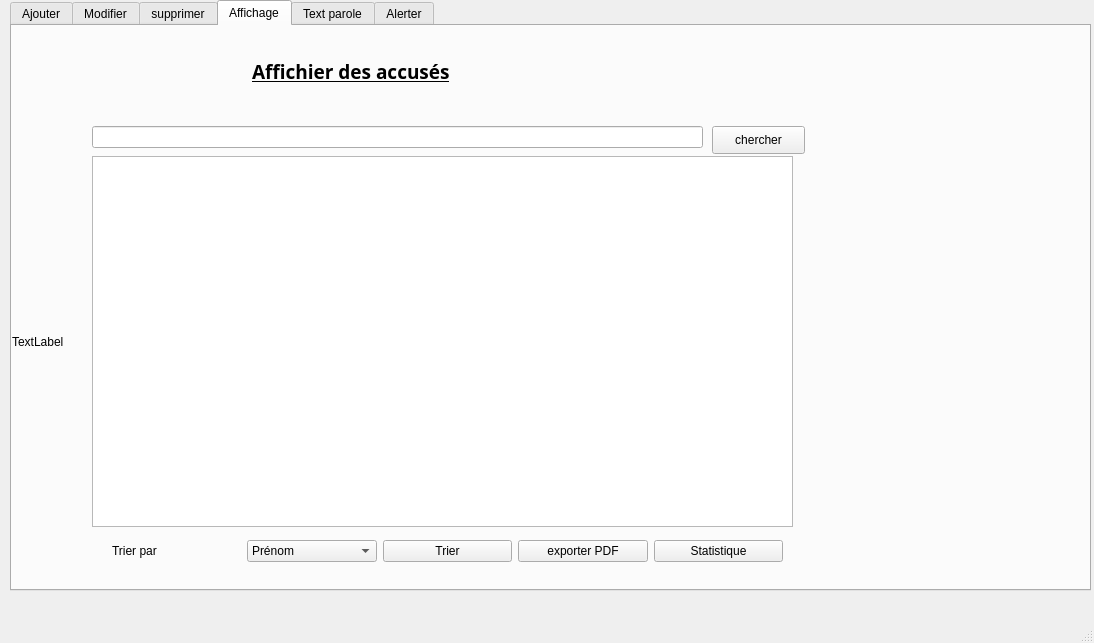
<?xml version="1.0" encoding="UTF-8"?>
<ui version="4.0">
 <class>MainWindow</class>
 <widget class="QMainWindow" name="MainWindow">
  <property name="geometry">
   <rect>
    <x>0</x>
    <y>0</y>
    <width>1094</width>
    <height>643</height>
   </rect>
  </property>
  <property name="windowTitle">
   <string>MainWindow</string>
  </property>
  <widget class="QWidget" name="centralwidget">
   <widget class="QTabWidget" name="Affichage">
    <property name="geometry">
     <rect>
      <x>10</x>
      <y>0</y>
      <width>1081</width>
      <height>591</height>
     </rect>
    </property>
    <property name="styleSheet">
     <string notr="true"/>
    </property>
    <property name="currentIndex">
     <number>3</number>
    </property>
    <property name="movable">
     <bool>true</bool>
    </property>
    <widget class="QWidget" name="Ajouter">
     <attribute name="title">
      <string>Ajouter</string>
     </attribute>
     <widget class="QGroupBox" name="groupBox">
      <property name="geometry">
       <rect>
        <x>230</x>
        <y>100</y>
        <width>511</width>
        <height>351</height>
       </rect>
      </property>
      <property name="font">
       <font>
        <weight>75</weight>
        <bold>true</bold>
       </font>
      </property>
      <property name="styleSheet">
       <string notr="true">color: rgb(15, 15, 15);</string>
      </property>
      <property name="title">
       <string>Ajouter un accusé</string>
      </property>
      <widget class="QLabel" name="label_id">
       <property name="geometry">
        <rect>
         <x>40</x>
         <y>50</y>
         <width>91</width>
         <height>31</height>
        </rect>
       </property>
       <property name="font">
        <font>
         <weight>75</weight>
         <bold>true</bold>
        </font>
       </property>
       <property name="contextMenuPolicy">
        <enum>Qt::ActionsContextMenu</enum>
       </property>
       <property name="styleSheet">
        <string notr="true"/>
       </property>
       <property name="text">
        <string>ID</string>
       </property>
      </widget>
      <widget class="QLabel" name="label_nom">
       <property name="geometry">
        <rect>
         <x>40</x>
         <y>100</y>
         <width>91</width>
         <height>31</height>
        </rect>
       </property>
       <property name="font">
        <font>
         <weight>75</weight>
         <bold>true</bold>
        </font>
       </property>
       <property name="styleSheet">
        <string notr="true"/>
       </property>
       <property name="text">
        <string>NOM</string>
       </property>
      </widget>
      <widget class="QLabel" name="label_prenom">
       <property name="geometry">
        <rect>
         <x>40</x>
         <y>150</y>
         <width>91</width>
         <height>31</height>
        </rect>
       </property>
       <property name="font">
        <font>
         <weight>75</weight>
         <bold>true</bold>
        </font>
       </property>
       <property name="styleSheet">
        <string notr="true"/>
       </property>
       <property name="text">
        <string>PRENOM</string>
       </property>
      </widget>
      <widget class="QLabel" name="label_affaire">
       <property name="geometry">
        <rect>
         <x>40</x>
         <y>200</y>
         <width>131</width>
         <height>31</height>
        </rect>
       </property>
       <property name="font">
        <font>
         <weight>75</weight>
         <bold>true</bold>
        </font>
       </property>
       <property name="styleSheet">
        <string notr="true"/>
       </property>
       <property name="text">
        <string>ID affaires juridiques</string>
       </property>
      </widget>
      <widget class="QLabel" name="label_etat">
       <property name="geometry">
        <rect>
         <x>40</x>
         <y>250</y>
         <width>91</width>
         <height>31</height>
        </rect>
       </property>
       <property name="font">
        <font>
         <weight>75</weight>
         <bold>true</bold>
        </font>
       </property>
       <property name="styleSheet">
        <string notr="true"/>
       </property>
       <property name="text">
        <string>ETAT</string>
       </property>
      </widget>
      <widget class="QPushButton" name="pushButton_ajouter">
       <property name="geometry">
        <rect>
         <x>380</x>
         <y>300</y>
         <width>93</width>
         <height>28</height>
        </rect>
       </property>
       <property name="styleSheet">
        <string notr="true">color: rgb(0, 0, 0);</string>
       </property>
       <property name="text">
        <string>ajouter</string>
       </property>
      </widget>
      <widget class="QLineEdit" name="lineEdit_id_ajou">
       <property name="geometry">
        <rect>
         <x>200</x>
         <y>50</y>
         <width>141</width>
         <height>31</height>
        </rect>
       </property>
       <property name="styleSheet">
        <string notr="true">color: rgb(0, 0, 0);</string>
       </property>
      </widget>
      <widget class="QLineEdit" name="lineEdit_nom_aj">
       <property name="geometry">
        <rect>
         <x>200</x>
         <y>100</y>
         <width>141</width>
         <height>31</height>
        </rect>
       </property>
       <property name="styleSheet">
        <string notr="true">color: rgb(52, 52, 52);</string>
       </property>
      </widget>
      <widget class="QLineEdit" name="lineEdit_pren_aj">
       <property name="geometry">
        <rect>
         <x>200</x>
         <y>150</y>
         <width>141</width>
         <height>31</height>
        </rect>
       </property>
       <property name="styleSheet">
        <string notr="true">color: rgb(16, 16, 16);</string>
       </property>
      </widget>
      <widget class="QComboBox" name="comboBox_aj">
       <property name="geometry">
        <rect>
         <x>200</x>
         <y>260</y>
         <width>141</width>
         <height>22</height>
        </rect>
       </property>
       <property name="styleSheet">
        <string notr="true">color: rgb(25, 25, 25);</string>
       </property>
       <item>
        <property name="text">
         <string>liberer</string>
        </property>
       </item>
       <item>
        <property name="text">
         <string>prisonier</string>
        </property>
       </item>
      </widget>
      <widget class="QComboBox" name="comboBox_affaire">
       <property name="geometry">
        <rect>
         <x>200</x>
         <y>210</y>
         <width>141</width>
         <height>22</height>
        </rect>
       </property>
      </widget>
     </widget>
     <widget class="QLabel" name="label_7">
      <property name="geometry">
       <rect>
        <x>390</x>
        <y>50</y>
        <width>261</width>
        <height>31</height>
       </rect>
      </property>
      <property name="font">
       <font>
        <family>Roman</family>
        <pointsize>14</pointsize>
        <weight>75</weight>
        <italic>false</italic>
        <bold>true</bold>
        <underline>true</underline>
        <strikeout>false</strikeout>
       </font>
      </property>
      <property name="tabletTracking">
       <bool>false</bool>
      </property>
      <property name="styleSheet">
       <string notr="true">color: rgb(15, 15, 15);</string>
      </property>
      <property name="text">
       <string>Ajouter des accusés</string>
      </property>
     </widget>
     <widget class="QLabel" name="label_id_photo">
      <property name="geometry">
       <rect>
        <x>80</x>
        <y>300</y>
        <width>91</width>
        <height>31</height>
       </rect>
      </property>
      <property name="font">
       <font>
        <weight>75</weight>
        <bold>true</bold>
       </font>
      </property>
      <property name="text">
       <string/>
      </property>
     </widget>
     <widget class="QLabel" name="label_logo">
      <property name="geometry">
       <rect>
        <x>10</x>
        <y>0</y>
        <width>1051</width>
        <height>561</height>
       </rect>
      </property>
      <property name="text">
       <string>TextLabel</string>
      </property>
     </widget>
     <zorder>label_logo</zorder>
     <zorder>label_7</zorder>
     <zorder>label_id_photo</zorder>
     <zorder>groupBox</zorder>
    </widget>
    <widget class="QWidget" name="modifier_2">
     <attribute name="title">
      <string>Modifier</string>
     </attribute>
     <widget class="QLabel" name="label_10">
      <property name="geometry">
       <rect>
        <x>430</x>
        <y>60</y>
        <width>261</width>
        <height>31</height>
       </rect>
      </property>
      <property name="font">
       <font>
        <family>Roman</family>
        <pointsize>14</pointsize>
        <weight>75</weight>
        <italic>false</italic>
        <bold>true</bold>
        <underline>true</underline>
       </font>
      </property>
      <property name="text">
       <string>&lt;html&gt;&lt;head/&gt;&lt;body&gt;&lt;p&gt;&lt;span style=&quot; color:#0f0f0f;&quot;&gt;Modifier des accusés:&lt;/span&gt;&lt;/p&gt;&lt;/body&gt;&lt;/html&gt;</string>
      </property>
     </widget>
     <widget class="QGroupBox" name="groupBox_3">
      <property name="geometry">
       <rect>
        <x>300</x>
        <y>90</y>
        <width>511</width>
        <height>351</height>
       </rect>
      </property>
      <property name="title">
       <string>Modifier un accusé</string>
      </property>
      <widget class="QLabel" name="label_id_3">
       <property name="geometry">
        <rect>
         <x>40</x>
         <y>50</y>
         <width>91</width>
         <height>31</height>
        </rect>
       </property>
       <property name="font">
        <font>
         <weight>75</weight>
         <bold>true</bold>
        </font>
       </property>
       <property name="styleSheet">
        <string notr="true"/>
       </property>
       <property name="text">
        <string>ID</string>
       </property>
      </widget>
      <widget class="QLabel" name="label_nom_2">
       <property name="geometry">
        <rect>
         <x>40</x>
         <y>100</y>
         <width>91</width>
         <height>31</height>
        </rect>
       </property>
       <property name="font">
        <font>
         <weight>75</weight>
         <bold>true</bold>
        </font>
       </property>
       <property name="styleSheet">
        <string notr="true"/>
       </property>
       <property name="text">
        <string>&lt;html&gt;&lt;head/&gt;&lt;body&gt;&lt;p&gt;NOM&lt;/p&gt;&lt;p&gt;&lt;br/&gt;&lt;/p&gt;&lt;/body&gt;&lt;/html&gt;</string>
       </property>
      </widget>
      <widget class="QLabel" name="label_prenom_2">
       <property name="geometry">
        <rect>
         <x>40</x>
         <y>150</y>
         <width>91</width>
         <height>31</height>
        </rect>
       </property>
       <property name="font">
        <font>
         <weight>75</weight>
         <bold>true</bold>
        </font>
       </property>
       <property name="styleSheet">
        <string notr="true"/>
       </property>
       <property name="text">
        <string>&lt;html&gt;&lt;head/&gt;&lt;body&gt;&lt;p&gt;PRENOM&lt;/p&gt;&lt;p&gt;&lt;br/&gt;&lt;/p&gt;&lt;/body&gt;&lt;/html&gt;</string>
       </property>
      </widget>
      <widget class="QLabel" name="label_affaire_2">
       <property name="geometry">
        <rect>
         <x>40</x>
         <y>200</y>
         <width>131</width>
         <height>31</height>
        </rect>
       </property>
       <property name="font">
        <font>
         <weight>75</weight>
         <bold>true</bold>
        </font>
       </property>
       <property name="styleSheet">
        <string notr="true"/>
       </property>
       <property name="text">
        <string>&lt;html&gt;&lt;head/&gt;&lt;body&gt;&lt;p&gt;ID affaires juridiques&lt;/p&gt;&lt;/body&gt;&lt;/html&gt;</string>
       </property>
      </widget>
      <widget class="QLabel" name="label_etat_2">
       <property name="geometry">
        <rect>
         <x>40</x>
         <y>250</y>
         <width>91</width>
         <height>31</height>
        </rect>
       </property>
       <property name="font">
        <font>
         <weight>75</weight>
         <bold>true</bold>
        </font>
       </property>
       <property name="styleSheet">
        <string notr="true"/>
       </property>
       <property name="text">
        <string>&lt;html&gt;&lt;head/&gt;&lt;body&gt;&lt;p&gt;ETAT&lt;/p&gt;&lt;/body&gt;&lt;/html&gt;</string>
       </property>
      </widget>
      <widget class="QPushButton" name="pushButton_ajouter_2">
       <property name="geometry">
        <rect>
         <x>380</x>
         <y>300</y>
         <width>93</width>
         <height>28</height>
        </rect>
       </property>
       <property name="text">
        <string>Modifier</string>
       </property>
      </widget>
      <widget class="QLineEdit" name="lineEdit_id_ajou_2">
       <property name="geometry">
        <rect>
         <x>200</x>
         <y>50</y>
         <width>141</width>
         <height>31</height>
        </rect>
       </property>
      </widget>
      <widget class="QLineEdit" name="lineEdit_nom_aj_2">
       <property name="geometry">
        <rect>
         <x>200</x>
         <y>100</y>
         <width>141</width>
         <height>31</height>
        </rect>
       </property>
      </widget>
      <widget class="QLineEdit" name="lineEdit_pren_aj_2">
       <property name="geometry">
        <rect>
         <x>200</x>
         <y>150</y>
         <width>141</width>
         <height>31</height>
        </rect>
       </property>
      </widget>
      <widget class="QComboBox" name="comboBox_mod">
       <property name="geometry">
        <rect>
         <x>200</x>
         <y>260</y>
         <width>141</width>
         <height>22</height>
        </rect>
       </property>
       <item>
        <property name="text">
         <string>liberer</string>
        </property>
       </item>
       <item>
        <property name="text">
         <string>prisonier</string>
        </property>
       </item>
      </widget>
      <widget class="QLineEdit" name="lineEdit_aff_ajou_2">
       <property name="geometry">
        <rect>
         <x>200</x>
         <y>210</y>
         <width>141</width>
         <height>31</height>
        </rect>
       </property>
      </widget>
     </widget>
     <widget class="QLabel" name="label_logo_2">
      <property name="geometry">
       <rect>
        <x>-50</x>
        <y>-30</y>
        <width>1261</width>
        <height>661</height>
       </rect>
      </property>
      <property name="text">
       <string>TextLabel</string>
      </property>
     </widget>
     <zorder>label_logo_2</zorder>
     <zorder>groupBox_3</zorder>
     <zorder>label_10</zorder>
    </widget>
    <widget class="QWidget" name="modifier">
     <attribute name="title">
      <string>supprimer</string>
     </attribute>
     <widget class="QGroupBox" name="groupBox_2">
      <property name="geometry">
       <rect>
        <x>230</x>
        <y>90</y>
        <width>571</width>
        <height>271</height>
       </rect>
      </property>
      <property name="font">
       <font>
        <family>Rockwell Condensed</family>
        <pointsize>11</pointsize>
        <weight>50</weight>
        <bold>false</bold>
       </font>
      </property>
      <property name="styleSheet">
       <string notr="true"/>
      </property>
      <property name="title">
       <string>supprimer un acusee</string>
      </property>
      <widget class="QLabel" name="label_id_2">
       <property name="geometry">
        <rect>
         <x>50</x>
         <y>110</y>
         <width>141</width>
         <height>41</height>
        </rect>
       </property>
       <property name="font">
        <font>
         <family>Segoe UI Black</family>
         <pointsize>8</pointsize>
         <weight>75</weight>
         <bold>true</bold>
        </font>
       </property>
       <property name="text">
        <string>ID</string>
       </property>
      </widget>
      <widget class="QLineEdit" name="lineEdit_id_ajou_supp">
       <property name="geometry">
        <rect>
         <x>200</x>
         <y>110</y>
         <width>141</width>
         <height>31</height>
        </rect>
       </property>
      </widget>
      <widget class="QPushButton" name="pushButton_supp">
       <property name="geometry">
        <rect>
         <x>380</x>
         <y>190</y>
         <width>111</width>
         <height>28</height>
        </rect>
       </property>
       <property name="font">
        <font>
         <family>Sitka Small</family>
         <pointsize>11</pointsize>
         <weight>50</weight>
         <bold>false</bold>
        </font>
       </property>
       <property name="text">
        <string>supprimer</string>
       </property>
      </widget>
     </widget>
     <widget class="QLabel" name="label_8">
      <property name="geometry">
       <rect>
        <x>360</x>
        <y>40</y>
        <width>261</width>
        <height>31</height>
       </rect>
      </property>
      <property name="font">
       <font>
        <family>Roman</family>
        <pointsize>14</pointsize>
        <weight>75</weight>
        <italic>false</italic>
        <bold>true</bold>
        <underline>true</underline>
       </font>
      </property>
      <property name="text">
       <string>Supprimer des accusés</string>
      </property>
     </widget>
     <widget class="QLabel" name="label_logo_3">
      <property name="geometry">
       <rect>
        <x>0</x>
        <y>0</y>
        <width>1171</width>
        <height>581</height>
       </rect>
      </property>
      <property name="text">
       <string>TextLabel</string>
      </property>
     </widget>
     <zorder>label_logo_3</zorder>
     <zorder>groupBox_2</zorder>
     <zorder>label_8</zorder>
    </widget>
    <widget class="QWidget" name="affichage">
     <attribute name="title">
      <string>Affichage</string>
     </attribute>
     <widget class="QLabel" name="label_9">
      <property name="geometry">
       <rect>
        <x>240</x>
        <y>30</y>
        <width>261</width>
        <height>31</height>
       </rect>
      </property>
      <property name="font">
       <font>
        <family>Roman</family>
        <pointsize>14</pointsize>
        <weight>75</weight>
        <italic>false</italic>
        <bold>true</bold>
        <underline>true</underline>
       </font>
      </property>
      <property name="text">
       <string>Affichier des accusés</string>
      </property>
     </widget>
     <widget class="QTableView" name="tableView_aff">
      <property name="geometry">
       <rect>
        <x>80</x>
        <y>130</y>
        <width>701</width>
        <height>371</height>
       </rect>
      </property>
      <property name="autoFillBackground">
       <bool>false</bool>
      </property>
      <property name="sortingEnabled">
       <bool>true</bool>
      </property>
     </widget>
     <widget class="QLabel" name="label_logo_4">
      <property name="geometry">
       <rect>
        <x>0</x>
        <y>-30</y>
        <width>1331</width>
        <height>691</height>
       </rect>
      </property>
      <property name="text">
       <string>TextLabel</string>
      </property>
     </widget>
     <widget class="QWidget" name="layoutWidget">
      <property name="geometry">
       <rect>
        <x>100</x>
        <y>510</y>
        <width>671</width>
        <height>30</height>
       </rect>
      </property>
      <layout class="QHBoxLayout" name="horizontalLayout_2">
       <item>
        <widget class="QLabel" name="label_id_4">
         <property name="text">
          <string>Trier par</string>
         </property>
        </widget>
       </item>
       <item>
        <widget class="QComboBox" name="comboBox">
         <item>
          <property name="text">
           <string>Prénom</string>
          </property>
         </item>
         <item>
          <property name="text">
           <string>Nom</string>
          </property>
         </item>
         <item>
          <property name="text">
           <string>ID</string>
          </property>
         </item>
        </widget>
       </item>
       <item>
        <widget class="QPushButton" name="pushButton_trier">
         <property name="text">
          <string>Trier</string>
         </property>
        </widget>
       </item>
       <item>
        <widget class="QPushButton" name="pushButton_pdf">
         <property name="text">
          <string>exporter PDF</string>
         </property>
        </widget>
       </item>
       <item>
        <widget class="QPushButton" name="pushButton_2">
         <property name="text">
          <string>Statistique</string>
         </property>
        </widget>
       </item>
      </layout>
     </widget>
     <widget class="QPushButton" name="pushButton">
      <property name="geometry">
       <rect>
        <x>700</x>
        <y>100</y>
        <width>93</width>
        <height>28</height>
       </rect>
      </property>
      <property name="text">
       <string>chercher</string>
      </property>
     </widget>
     <widget class="QLineEdit" name="lineEdit_cher">
      <property name="geometry">
       <rect>
        <x>80</x>
        <y>100</y>
        <width>611</width>
        <height>22</height>
       </rect>
      </property>
     </widget>
     <zorder>label_logo_4</zorder>
     <zorder>label_9</zorder>
     <zorder>tableView_aff</zorder>
     <zorder>layoutWidget</zorder>
     <zorder>pushButton</zorder>
     <zorder>lineEdit_cher</zorder>
    </widget>
    <widget class="QWidget" name="tab">
     <attribute name="title">
      <string>Text parole</string>
     </attribute>
     <widget class="QGroupBox" name="groupBox_4">
      <property name="geometry">
       <rect>
        <x>50</x>
        <y>40</y>
        <width>821</width>
        <height>501</height>
       </rect>
      </property>
      <property name="title">
       <string>Texteparole</string>
      </property>
      <widget class="QPlainTextEdit" name="plainTextEdit">
       <property name="geometry">
        <rect>
         <x>20</x>
         <y>20</y>
         <width>691</width>
         <height>192</height>
        </rect>
       </property>
       <property name="sizePolicy">
        <sizepolicy hsizetype="Expanding" vsizetype="Expanding">
         <horstretch>0</horstretch>
         <verstretch>0</verstretch>
        </sizepolicy>
       </property>
       <property name="plainText">
        <string>hello smart court
</string>
       </property>
      </widget>
      <widget class="QWidget" name="layoutWidget">
       <property name="geometry">
        <rect>
         <x>20</x>
         <y>210</y>
         <width>691</width>
         <height>186</height>
        </rect>
       </property>
       <layout class="QGridLayout" name="gridLayout">
        <item row="3" column="2">
         <widget class="QSlider" name="pitch">
          <property name="minimum">
           <number>-10</number>
          </property>
          <property name="maximum">
           <number>10</number>
          </property>
          <property name="singleStep">
           <number>1</number>
          </property>
          <property name="orientation">
           <enum>Qt::Horizontal</enum>
          </property>
         </widget>
        </item>
        <item row="4" column="0">
         <widget class="QLabel" name="label_11">
          <property name="sizePolicy">
           <sizepolicy hsizetype="Minimum" vsizetype="Preferred">
            <horstretch>0</horstretch>
            <verstretch>0</verstretch>
           </sizepolicy>
          </property>
          <property name="text">
           <string>Engine</string>
          </property>
          <property name="alignment">
           <set>Qt::AlignRight|Qt::AlignTrailing|Qt::AlignVCenter</set>
          </property>
         </widget>
        </item>
        <item row="5" column="0">
         <widget class="QLabel" name="label_4">
          <property name="sizePolicy">
           <sizepolicy hsizetype="Minimum" vsizetype="Preferred">
            <horstretch>0</horstretch>
            <verstretch>0</verstretch>
           </sizepolicy>
          </property>
          <property name="text">
           <string>&amp;Language:</string>
          </property>
          <property name="alignment">
           <set>Qt::AlignRight|Qt::AlignTrailing|Qt::AlignVCenter</set>
          </property>
          <property name="buddy">
           <cstring>language</cstring>
          </property>
         </widget>
        </item>
        <item row="5" column="2">
         <widget class="QComboBox" name="language">
          <property name="sizePolicy">
           <sizepolicy hsizetype="Expanding" vsizetype="Fixed">
            <horstretch>0</horstretch>
            <verstretch>0</verstretch>
           </sizepolicy>
          </property>
         </widget>
        </item>
        <item row="6" column="2">
         <widget class="QComboBox" name="voice"/>
        </item>
        <item row="4" column="2">
         <widget class="QComboBox" name="engine">
          <property name="sizePolicy">
           <sizepolicy hsizetype="Expanding" vsizetype="Fixed">
            <horstretch>0</horstretch>
            <verstretch>0</verstretch>
           </sizepolicy>
          </property>
         </widget>
        </item>
        <item row="2" column="0">
         <widget class="QLabel" name="label_5">
          <property name="sizePolicy">
           <sizepolicy hsizetype="Minimum" vsizetype="Preferred">
            <horstretch>0</horstretch>
            <verstretch>0</verstretch>
           </sizepolicy>
          </property>
          <property name="text">
           <string>Rate:</string>
          </property>
          <property name="alignment">
           <set>Qt::AlignRight|Qt::AlignTrailing|Qt::AlignVCenter</set>
          </property>
         </widget>
        </item>
        <item row="6" column="0">
         <widget class="QLabel" name="label_6">
          <property name="text">
           <string>Voice name:</string>
          </property>
          <property name="alignment">
           <set>Qt::AlignRight|Qt::AlignTrailing|Qt::AlignVCenter</set>
          </property>
         </widget>
        </item>
        <item row="1" column="0">
         <widget class="QLabel" name="label_2">
          <property name="sizePolicy">
           <sizepolicy hsizetype="Minimum" vsizetype="Preferred">
            <horstretch>0</horstretch>
            <verstretch>0</verstretch>
           </sizepolicy>
          </property>
          <property name="text">
           <string>Volume:</string>
          </property>
          <property name="alignment">
           <set>Qt::AlignRight|Qt::AlignTrailing|Qt::AlignVCenter</set>
          </property>
         </widget>
        </item>
        <item row="2" column="2">
         <widget class="QSlider" name="rate">
          <property name="minimum">
           <number>-10</number>
          </property>
          <property name="maximum">
           <number>10</number>
          </property>
          <property name="orientation">
           <enum>Qt::Horizontal</enum>
          </property>
         </widget>
        </item>
        <item row="3" column="0">
         <widget class="QLabel" name="label_3">
          <property name="sizePolicy">
           <sizepolicy hsizetype="Minimum" vsizetype="Preferred">
            <horstretch>0</horstretch>
            <verstretch>0</verstretch>
           </sizepolicy>
          </property>
          <property name="text">
           <string>Pitch:</string>
          </property>
          <property name="alignment">
           <set>Qt::AlignRight|Qt::AlignTrailing|Qt::AlignVCenter</set>
          </property>
         </widget>
        </item>
        <item row="1" column="2">
         <widget class="QSlider" name="volume">
          <property name="maximum">
           <number>100</number>
          </property>
          <property name="singleStep">
           <number>5</number>
          </property>
          <property name="pageStep">
           <number>20</number>
          </property>
          <property name="value">
           <number>70</number>
          </property>
          <property name="orientation">
           <enum>Qt::Horizontal</enum>
          </property>
         </widget>
        </item>
       </layout>
      </widget>
      <widget class="QWidget" name="layoutWidget_2">
       <property name="geometry">
        <rect>
         <x>20</x>
         <y>400</y>
         <width>691</width>
         <height>30</height>
        </rect>
       </property>
       <layout class="QHBoxLayout" name="horizontalLayout">
        <item>
         <widget class="QPushButton" name="speakButton">
          <property name="text">
           <string>Speak</string>
          </property>
         </widget>
        </item>
        <item>
         <widget class="QPushButton" name="pauseButton">
          <property name="enabled">
           <bool>false</bool>
          </property>
          <property name="text">
           <string>Pause</string>
          </property>
         </widget>
        </item>
        <item>
         <widget class="QPushButton" name="resumeButton">
          <property name="enabled">
           <bool>false</bool>
          </property>
          <property name="text">
           <string>Resume</string>
          </property>
         </widget>
        </item>
        <item>
         <widget class="QPushButton" name="stopButton">
          <property name="text">
           <string>Stop</string>
          </property>
         </widget>
        </item>
       </layout>
      </widget>
     </widget>
     <widget class="QLabel" name="label_logo_5">
      <property name="geometry">
       <rect>
        <x>0</x>
        <y>-30</y>
        <width>1331</width>
        <height>691</height>
       </rect>
      </property>
      <property name="text">
       <string>TextLabel</string>
      </property>
     </widget>
     <zorder>label_logo_5</zorder>
     <zorder>groupBox_4</zorder>
    </widget>
    <widget class="QWidget" name="Alerte">
     <attribute name="title">
      <string>Alerter</string>
     </attribute>
     <widget class="QGroupBox" name="groupBox_5">
      <property name="geometry">
       <rect>
        <x>200</x>
        <y>120</y>
        <width>571</width>
        <height>271</height>
       </rect>
      </property>
      <property name="font">
       <font>
        <weight>75</weight>
        <bold>true</bold>
       </font>
      </property>
      <property name="styleSheet">
       <string notr="true"/>
      </property>
      <property name="title">
       <string>Accuser en recherche</string>
      </property>
      <widget class="QLabel" name="label_id_5">
       <property name="geometry">
        <rect>
         <x>50</x>
         <y>110</y>
         <width>141</width>
         <height>41</height>
        </rect>
       </property>
       <property name="font">
        <font>
         <family>Segoe UI Black</family>
         <weight>75</weight>
         <bold>true</bold>
        </font>
       </property>
       <property name="text">
        <string>ID </string>
       </property>
      </widget>
      <widget class="QPushButton" name="pushButton_alerte">
       <property name="geometry">
        <rect>
         <x>390</x>
         <y>190</y>
         <width>93</width>
         <height>28</height>
        </rect>
       </property>
       <property name="text">
        <string>Alerter</string>
       </property>
      </widget>
      <widget class="QLineEdit" name="lineEdit_alert">
       <property name="geometry">
        <rect>
         <x>190</x>
         <y>120</y>
         <width>113</width>
         <height>22</height>
        </rect>
       </property>
      </widget>
     </widget>
     <widget class="QLabel" name="label_logo_6">
      <property name="geometry">
       <rect>
        <x>0</x>
        <y>0</y>
        <width>1331</width>
        <height>691</height>
       </rect>
      </property>
      <property name="text">
       <string>TextLabel</string>
      </property>
     </widget>
     <zorder>label_logo_6</zorder>
     <zorder>groupBox_5</zorder>
    </widget>
   </widget>
  </widget>
  <widget class="QMenuBar" name="menubar">
   <property name="geometry">
    <rect>
     <x>0</x>
     <y>0</y>
     <width>1094</width>
     <height>26</height>
    </rect>
   </property>
  </widget>
  <widget class="QStatusBar" name="statusbar"/>
 </widget>
 <resources/>
 <connections/>
</ui>
